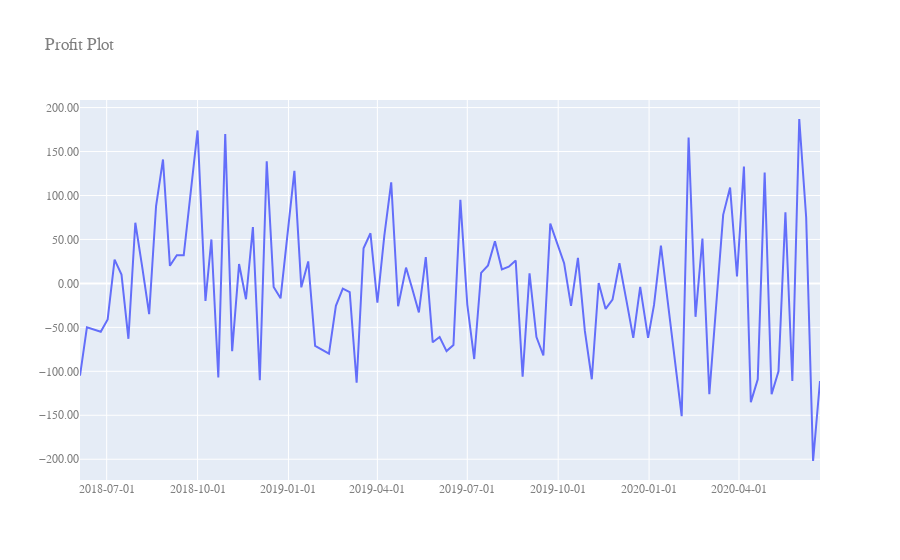

Notebook code for this chart:
### Markdown cell above
### 收益圖

### Code cell
fig = go.Figure()

fig.add_trace(
    go.Scatter(
            x=dftt["Date"],
            y=dftt["WinLoss3"],
            name = f"Profit",
            mode='lines'
        ))

fig.update_layout(
    title=f"Profit Plot",
    xaxis_title="x Axis Title",
    yaxis_title="y Axis Title",
    font=dict(
        family="Courier New, monospace",
        size=12,
        color="#7f7f7f"
    ),
    xaxis=plotly.graph_objects.layout.XAxis(
        tickformat='%Y-%m-%d'
    ),
    yaxis=plotly.graph_objects.layout.YAxis(
        tickformat='.2f'
    )
)
fig.show()
